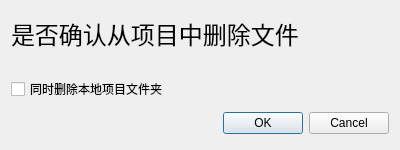
<?xml version="1.0" encoding="UTF-8"?>
<ui version="4.0">
 <class>RemovePro</class>
 <widget class="QDialog" name="RemovePro">
  <property name="geometry">
   <rect>
    <x>0</x>
    <y>0</y>
    <width>400</width>
    <height>150</height>
   </rect>
  </property>
  <property name="windowTitle">
   <string>Dialog</string>
  </property>
  <layout class="QVBoxLayout" name="verticalLayout">
   <item>
    <spacer name="verticalSpacer">
     <property name="orientation">
      <enum>Qt::Orientation::Vertical</enum>
     </property>
     <property name="sizeHint" stdset="0">
      <size>
       <width>20</width>
       <height>40</height>
      </size>
     </property>
    </spacer>
   </item>
   <item>
    <widget class="QLabel" name="label">
     <property name="font">
      <font>
       <pointsize>18</pointsize>
       <bold>false</bold>
      </font>
     </property>
     <property name="text">
      <string>是否确认从项目中删除文件</string>
     </property>
    </widget>
   </item>
   <item>
    <spacer name="horizontalSpacer">
     <property name="orientation">
      <enum>Qt::Orientation::Horizontal</enum>
     </property>
     <property name="sizeHint" stdset="0">
      <size>
       <width>40</width>
       <height>20</height>
      </size>
     </property>
    </spacer>
   </item>
   <item>
    <widget class="QCheckBox" name="checkBox">
     <property name="text">
      <string>同时删除本地项目文件夹</string>
     </property>
    </widget>
   </item>
   <item>
    <spacer name="verticalSpacer_3">
     <property name="orientation">
      <enum>Qt::Orientation::Vertical</enum>
     </property>
     <property name="sizeHint" stdset="0">
      <size>
       <width>20</width>
       <height>40</height>
      </size>
     </property>
    </spacer>
   </item>
   <item>
    <widget class="QDialogButtonBox" name="buttonBox">
     <property name="orientation">
      <enum>Qt::Orientation::Horizontal</enum>
     </property>
     <property name="standardButtons">
      <set>QDialogButtonBox::StandardButton::Cancel|QDialogButtonBox::StandardButton::Ok</set>
     </property>
    </widget>
   </item>
   <item>
    <spacer name="verticalSpacer_2">
     <property name="orientation">
      <enum>Qt::Orientation::Vertical</enum>
     </property>
     <property name="sizeHint" stdset="0">
      <size>
       <width>20</width>
       <height>40</height>
      </size>
     </property>
    </spacer>
   </item>
  </layout>
 </widget>
 <resources/>
 <connections>
  <connection>
   <sender>buttonBox</sender>
   <signal>accepted()</signal>
   <receiver>RemovePro</receiver>
   <slot>accept()</slot>
   <hints>
    <hint type="sourcelabel">
     <x>248</x>
     <y>254</y>
    </hint>
    <hint type="destinationlabel">
     <x>157</x>
     <y>274</y>
    </hint>
   </hints>
  </connection>
  <connection>
   <sender>buttonBox</sender>
   <signal>rejected()</signal>
   <receiver>RemovePro</receiver>
   <slot>reject()</slot>
   <hints>
    <hint type="sourcelabel">
     <x>316</x>
     <y>260</y>
    </hint>
    <hint type="destinationlabel">
     <x>286</x>
     <y>274</y>
    </hint>
   </hints>
  </connection>
 </connections>
</ui>
